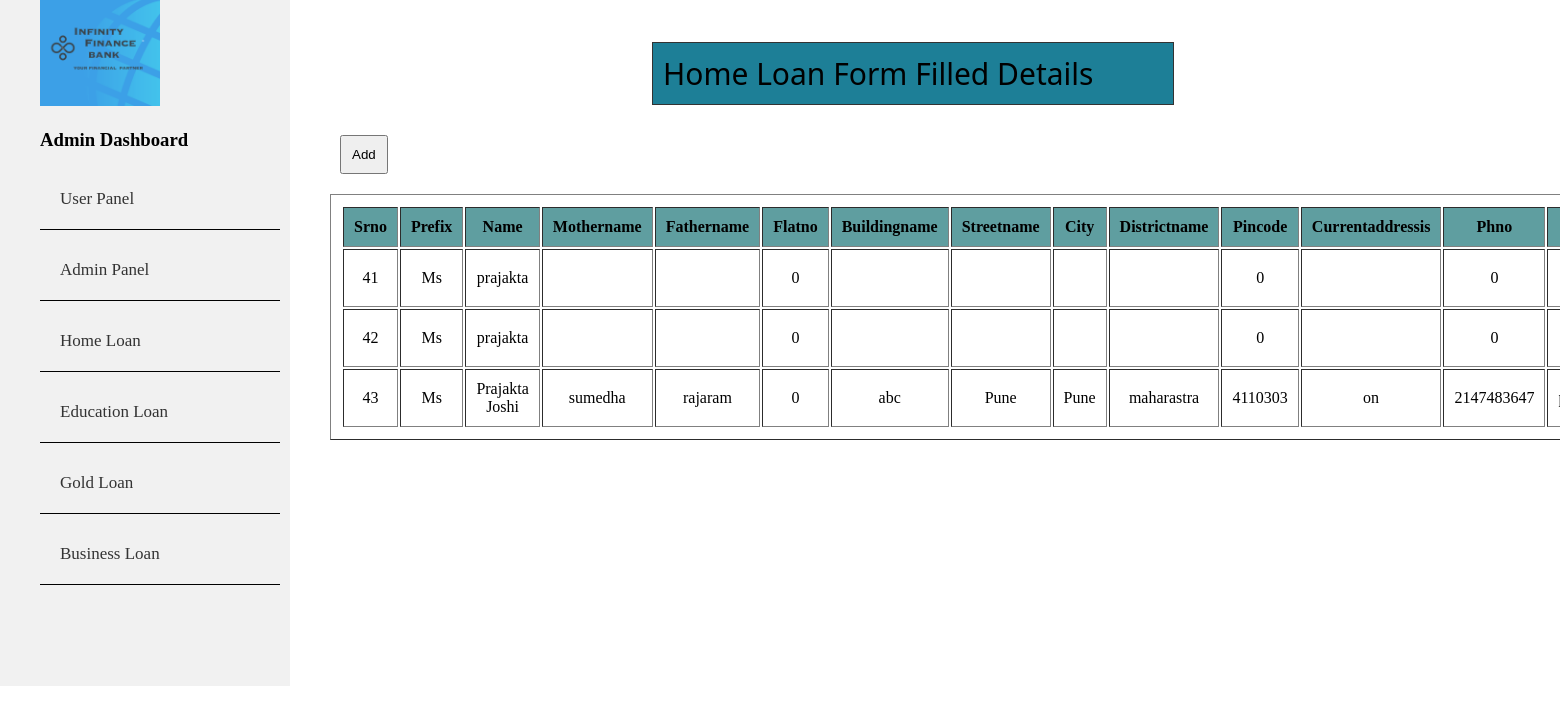
Screenshot of /adminhomeloan.php with the database file from the repository.
### tables this page shows
CREATE TABLE `hloan` (
  `srno` int(3) NOT NULL,
  `prefix` text NOT NULL,
  `name` text NOT NULL,
  `mothername` text NOT NULL,
  `fathername` text NOT NULL,
  `flatno` int(3) NOT NULL,
  `buildingname` text NOT NULL,
  `streetname` text NOT NULL,
  `city` text NOT NULL,
  `districtname` text NOT NULL,
  `pincode` int(10) NOT NULL,
  `currentaddressis` text NOT NULL,
  `phno` int(15) NOT NULL,
  `email` varchar(30) NOT NULL,
  `dob` date NOT NULL,
  `age` int(2) NOT NULL,
  `gender` text NOT NULL,
  `maritualstatus` text NOT NULL,
  `numberofdependent` int(1) NOT NULL,
  `panno` varchar(10) NOT NULL,
  `udi` int(16) NOT NULL,
  `religion` text NOT NULL,
  `occupation` text NOT NULL,
  `monthlyincome` int(6) NOT NULL,
  `otherincome` int(6) NOT NULL,
  `cname` text NOT NULL,
  `cblockno` int(3) NOT NULL,
  `cbuildingname` text NOT NULL,
  `cstreetname` text NOT NULL,
  `ccity` text NOT NULL,
  `cdistrict` text NOT NULL,
  `cpincode` int(10) NOT NULL,
  `yrsinoccupation` int(2) NOT NULL,
  `retairementage` int(2) NOT NULL,
  `totalexp` int(2) NOT NULL,
  `eid` int(3) NOT NULL,
  `edepartment` text NOT NULL,
  `edesignation` text NOT NULL,
  `nameofaccholder` text NOT NULL,
  `bankname` text NOT NULL,
  `branchname` text NOT NULL,
  `accountnumber` int(15) NOT NULL,
  `accopeningdate` date NOT NULL,
  `micr` int(10) NOT NULL,
  `ifsc` varchar(11) NOT NULL,
  `photograph` varchar(20) NOT NULL,
  `signature` varchar(20) NOT NULL,
  `adharcard` varchar(20) NOT NULL,
  `pancard` varchar(20) NOT NULL,
  `lb1` varchar(20) NOT NULL,
  `lb2` varchar(20) NOT NULL,
  `lb3` varchar(20) NOT NULL,
  `ss1` varchar(20) NOT NULL,
  `ss2` varchar(20) NOT NULL,
  `ss3` varchar(20) NOT NULL,
  `itr1` varchar(20) NOT NULL,
  `itr2` varchar(20) NOT NULL,
  `itr3` varchar(20) NOT NULL,
  `rentagreement` varchar(20) NOT NULL,
  `ownerpermission` varchar(20) NOT NULL,
  `amount` int(9) NOT NULL,
  `term` year(4) NOT NULL,
  `installments` int(9) NOT NULL,
  `sd` date NOT NULL,
  `dd` date NOT NULL,
  `rateopt` text NOT NULL,
  `chooseloantype` text NOT NULL,
  `purposeofloan` text NOT NULL,
  `ploatcost` int(9) NOT NULL,
  `totalpurchsecost` int(9) NOT NULL,
  `incidentalcost` int(9) NOT NULL,
  `othercost` int(9) NOT NULL,
  `marketvaluecost` int(9) NOT NULL,
  `loanos` int(9) NOT NULL,
  `totalreq` int(9) NOT NULL,
  `amountalreadyspent` int(9) NOT NULL,
  `loanreq` int(9) NOT NULL,
  `saving` int(9) NOT NULL,
  `disposal` int(9) NOT NULL,
  `sale` int(9) NOT NULL,
  `providentfund` int(9) NOT NULL,
  `estsoursefund` int(9) NOT NULL,
  `typeofproperty` text NOT NULL,
  `pflatno` int(3) NOT NULL,
  `pbuildingname` text NOT NULL,
  `pstreet` text NOT NULL,
  `ptown` text NOT NULL,
  `pdistrict` text NOT NULL,
  `ppincode` int(10) NOT NULL,
  `natureofprop` text NOT NULL,
  `areaofprop` int(6) NOT NULL,
  `buituparea` int(6) NOT NULL,
  `stageofconstruction` text NOT NULL,
  `fdate` date NOT NULL,
  `place` text NOT NULL,
  `fsignature` varchar(20) NOT NULL,
  `currenttime` timestamp NOT NULL DEFAULT current_timestamp()
);

### adminhomeloan.php (the view, shortened to what this page needs)
<?php
    require('connection.php');
    $sql1="SELECT * FROM hloan ORDER BY srno  ";
    $result1 = mysqli_query($con,$sql1);
?>
<!DOCTYPE html>
<html lang="en">
<head>
    <link rel="stylesheet" href="admin.css">
</head>
<body>
<br><br>
<div class="header">
        <div class="menu">
            <div class="header">
                <div class="nav">
                <div class="logo">
                 <img src="Infinity Finance your financial partner (4).png" alt="logo" srcset=" ">
               </div>
               <h3>Admin Dashboard</h3>
               <ul>
               <li><a href="index.php">User Panel</a></li>
                         <li> <a href="admin.php">Admin Panel</a></li>
                         <li><a href="adminhomeloan.php">Home Loan</a></li>
                         <li><a href="admineducationloan.php">Education Loan</a></li>
                         <li><a href="admingoldloan.php">Gold Loan</a></li>
                         <li><a href="adminbusinessloan.php">Business Loan</a></li>
                    </ul>
                </div>
            </div>
        </div>
    </div>
    <div class="Education-form-info">
        <p>Home Loan Form Filled Details </p>
        <table border=1>
          <a href="hloan.php">
        <button type="button">Add</button>
        </a>
            <tr>
                <div class="t1">
                <th>srno</th>
                <th>prefix</th>
                <th>name</th>
                <th>mothername</th>
                <th>fathername</th>
                <th>flatno</th>
                <th>buildingname</th>
                <th>streetname</th>
                <th>city</th>
                <th>districtname</th>
                <th>pincode</th>
                <th>currentaddressis</th></div>
                <div class="t1">
                <th>phno</th>
                <th>email</th>
                <th>panno</th></div>
            </tr>
            <?php
            while($rows=$result1->fetch_assoc())
            {
        ?>
        <tr>
            <td><?php echo $rows['srno'];?></td>
            <td><?php echo $rows['prefix'];?></td>
            <td><?php echo $rows['name'];?></td>
            <td><?php echo $rows['mothername'];?></td>
            <td><?php echo $rows['fathername'];?></td>
            <td><?php echo $rows['flatno'];?></td>
            <td><?php echo $rows['buildingname'];?></td>
            <td><?php echo $rows['streetname'];?></td>
            <td><?php echo $rows['city'];?></td>
            <td><?php echo $rows['districtname'];?></td>
            <td><?php echo $rows['pincode'];?></td>
            <td><?php echo $rows['currentaddressis'];?></td>
            <td><?php echo $rows['phno'];?></td>
            <td><?php echo $rows['email'];?></td>
        </tr>
        <?php
            }
        ?>
        </table>
    </div>
</body>
</html>

### admin.css (style rules this page uses)
html { margin:0px; }
body { margin-top:-50px; margin-left:-10px; padding: 0px; }
.nav h3 { margin-left: 50px; }
.nav { position: absolute; margin:0px; background-color:#f1f1f1 ; height:700px; width: 300px; }
.nav a { color: #333; text-decoration: none; }
.nav li { margin:10px; display: grid; padding:20px; border-bottom:1px solid black ; font-size: 17px; }
.logo img { width:120px; margin-left:50px; }
.Education-form-info p { margin-top: 92px; text-align: left; margin-left: 332px; font-family: 'Segoe UI', Tahoma, Geneva, Verdana, sans-serif; font-size: 30px; border:1px solid #333; min-width: 300px; max-width: 500px; padding: 10px; background-color:rgb(29, 127, 151); }
.Education-form-info { position: absolute; top:-50px; left:320px; }
table , th,tr ,td { padding:10px; margin:10px; text-align:center; }
th { background-color: cadetblue; text-transform: capitalize; }
button { padding:10px; margin-right:20px; margin-left:20px; margin-bottom:10px; }

### rows the page displays
hloan: srno "41", prefix "Ms", name "prajakta", flatno "0", pincode "0", phno "0"
hloan: srno "42", prefix "Ms", name "prajakta", flatno "0", pincode "0", phno "0"
hloan: srno "43", prefix "Ms", name "Prajakta Joshi", mothername "sumedha", fathername "rajaram", flatno "0", buildingname "abc", streetname "Pune", city "Pune", districtname "maharastra", pincode "4110303", currentaddressis "on", phno "2147483647"
